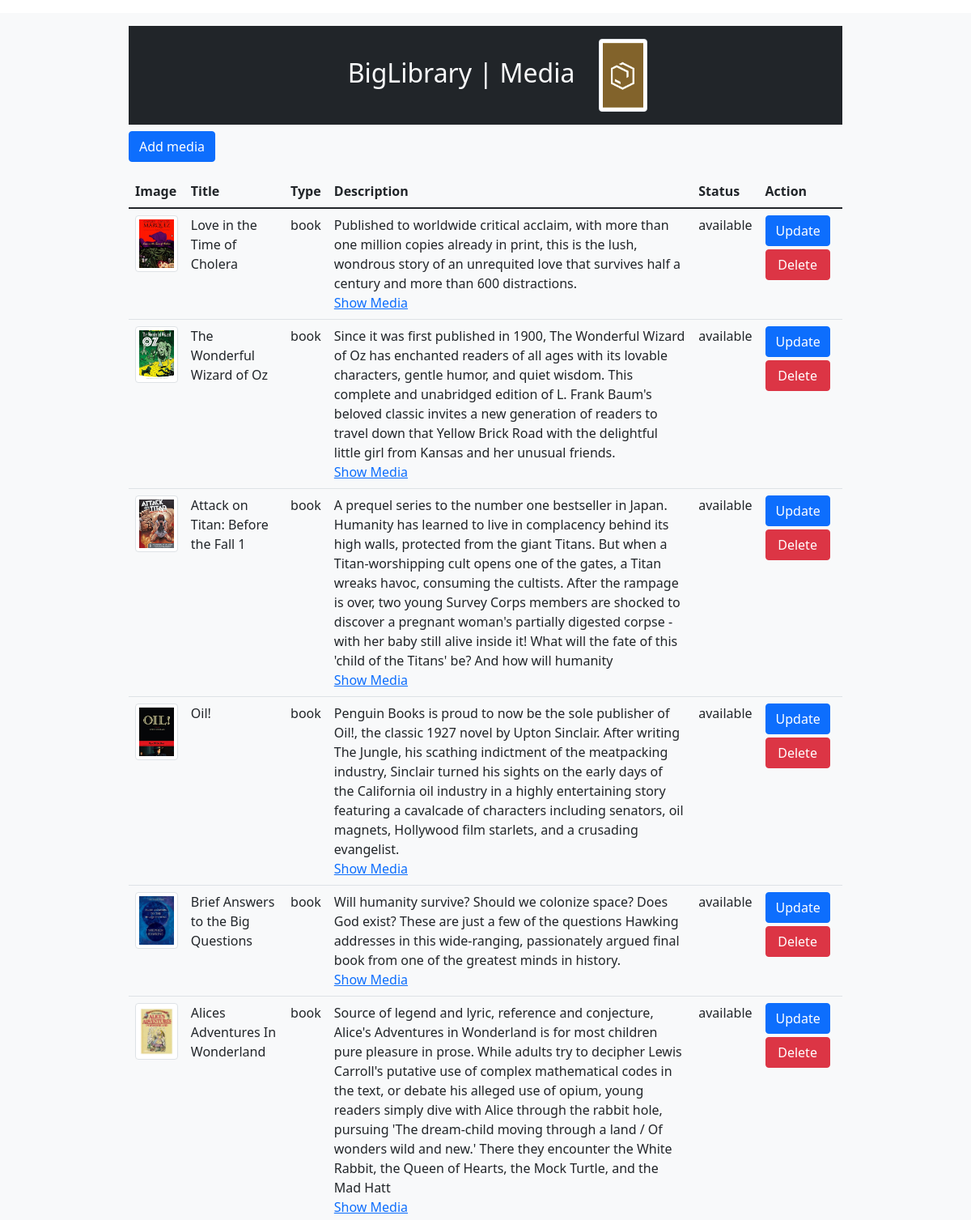
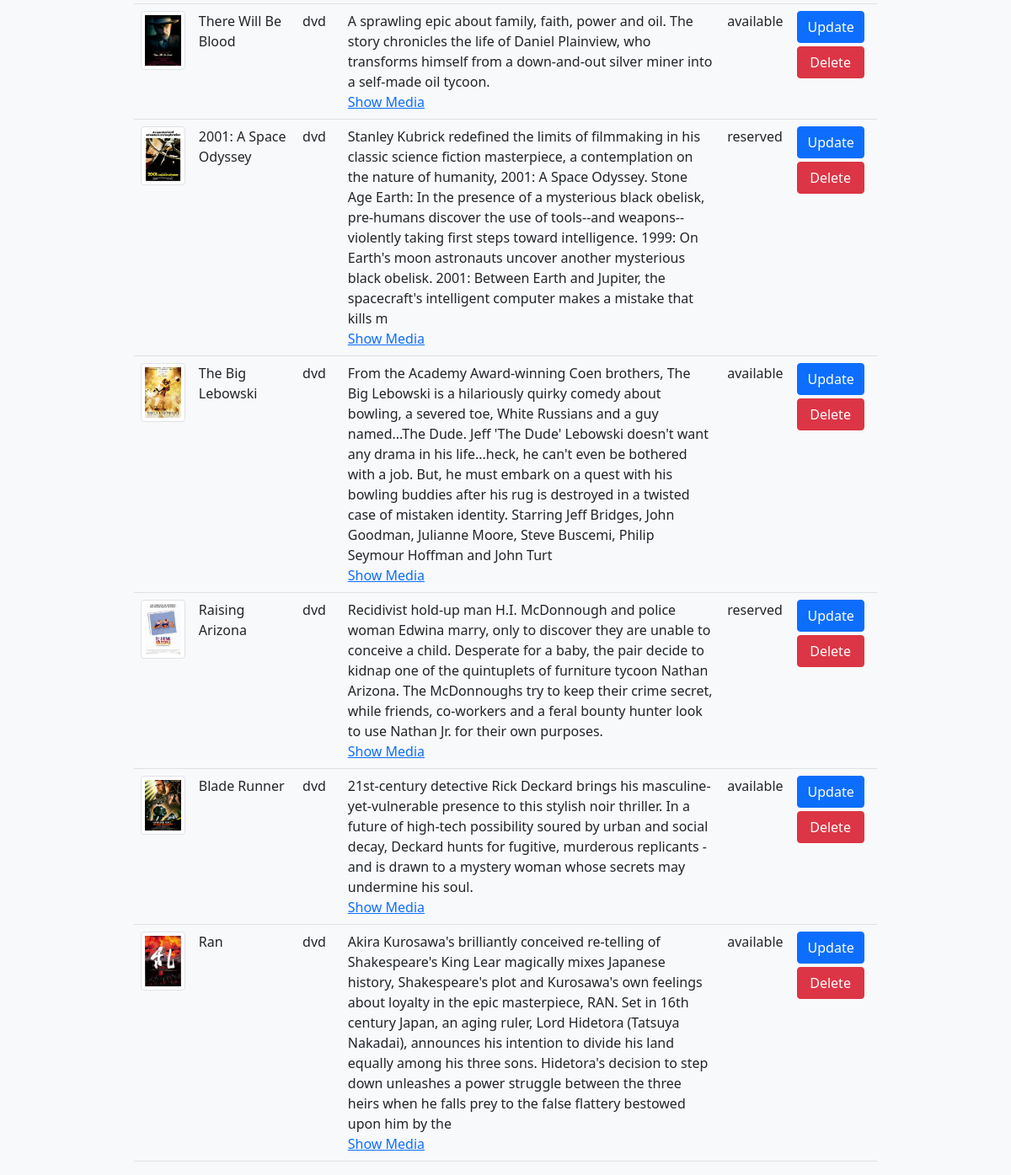
The page / on the database its author committed (2 pictures, top to bottom).
### tables this page shows
CREATE TABLE `media` (
  `id` int(11) NOT NULL,
  `title` varchar(100) NOT NULL,
  `image` varchar(250) DEFAULT NULL,
  `isbn` bigint(13) DEFAULT NULL,
  `type` varchar(50) NOT NULL,
  `description` varchar(500) DEFAULT NULL,
  `author_fname` varchar(50) DEFAULT NULL,
  `author_lname` varchar(50) DEFAULT NULL,
  `publisher` varchar(50) DEFAULT NULL,
  `publisher_city` varchar(50) DEFAULT NULL,
  `publish_date` date DEFAULT NULL,
  `status` varchar(30) NOT NULL
);

### index.php (the view, shortened to what this page needs)
<?php require_once 'actions/db_connect.php';
$sql = 'SELECT * FROM media';
$result = mysqli_query($connect, $sql);
$tbody = "";
if (mysqli_num_rows($result) > 0) {
    while ($row = mysqli_fetch_assoc($result)) {
        $tbody .= "<tr>
            <td><img class='img-thumbnail' style='height:150px' src='images/" . $row['image'] . "'</td>
            <td>" . $row['title'] . "</td>
            <td>" . $row['type'] . "</td>
            <td>" . $row['description'] . "<br><a href='details.php?id=" . $row['id'] . "'>Show Media</a></td>
            <td>" . $row['status'] . "</td>
            <td><a href='update.php?id=" . $row['id'] . "'><button class='btn btn-primary' type='button'>Update</button></a>
            <a href='delete.php?id=" . $row['id'] . "'><button class='btn btn-danger mt-1' type='button'>Delete</button></a></td>
            </tr>";
    }
} else {
    $tbody = "<tr><td colspan='4' class='text-center'>No Data Available</td></tr>";
}
?>
<!DOCTYPE html>
<html lang="en">
<head>
    <?php require_once 'components/boot.php'; ?>
</head>
<body>
    <div class="container-fluid bg-light mx-auto">
        <fieldset class="w-75 mt-3 mx-auto">
            <legend class='h2 bg-dark text-light text-center p-3 mt-3'>BigLibrary | Media<img class='img-thumbnail rounded' src='images/media.png'></legend>
            <div class="mb-3">
                <a href="create.php"><button class='btn btn-primary' type="button">Add media</button></a>
            </div>
            <table class='table table-hover'>
                <thead class='table'>
                    <tr>
                        <th>Image</th>
                        <th>Title</th>
                        <th>Type</th>
                        <th>Description</th>
                        <th>Status</th>
                        <th>Action</th>
                </thead>
                <tbody>
                    <?php echo $tbody ?>
                </tbody>
            </table>
        </fieldset>
    </div>
</body>
</html>

### components/boot.php (shortened to what this page needs)
<link href="https://cdn.jsdelivr.net/npm/bootstrap@5.1.3/dist/css/bootstrap.min.css" rel="stylesheet">

### index.php (style rules this page uses)
td button { width: 80px; }
.img-thumbnail { width: 70px !important; height: 70px !important; object-fit: cover; }
legend .img-thumbnail { width: 60px !important; height: 90px !important; object-fit: cover; position: relative; left: 30px; }

### rows shown on the page
media: image (picture), title "Love in the Time of Cholera", type "book", description "Published to worldwide critical acclaim, with more than one million copies already in print, this is the lush, wondrous story of an unrequited love that survives half a century and more than 600 distractions.", status "available"
media: image (picture), title "The Wonderful Wizard of Oz", type "book", description "Since it was first published in 1900, The Wonderful Wizard of Oz has enchanted readers of all ages with its lovable characters, gentle humor, and quiet wisdom. This complete and unabridged edition of L. Frank Baum's beloved classic invites a new generation of readers to travel down that Yellow Brick Road with the delightful little girl from Kansas and her unusual friends.", status "available"
media: image (picture), title "Attack on Titan: Before the Fall 1", type "book", description "A prequel series to the number one bestseller in Japan. Humanity has learned to live in complacency behind its high walls, protected from the giant Titans. But when a Titan-worshipping cult opens one of the gates, a Titan wreaks havoc, consuming the cultists. After the rampage is over, two young Survey Corps members are shocked to discover a pregnant woman's partially digested corpse - with her baby still alive inside it! What will the fate of this 'child of the Titans' be? And how will humanity", status "available"
media: image (picture), title "Oil!", type "book", description "Penguin Books is proud to now be the sole publisher of Oil!, the classic 1927 novel by Upton Sinclair. After writing The Jungle, his scathing indictment of the meatpacking industry, Sinclair turned his sights on the early days of the California oil industry in a highly entertaining story featuring a cavalcade of characters including senators, oil magnets, Hollywood film starlets, and a crusading evangelist.", status "available"
media: image (picture), title "Brief Answers to the Big Questions", type "book", description "Will humanity survive? Should we colonize space? Does God exist? These are just a few of the questions Hawking addresses in this wide-ranging, passionately argued final book from one of the greatest minds in history.", status "available"
media: image (picture), title "Alices Adventures In Wonderland", type "book", description "Source of legend and lyric, reference and conjecture, Alice's Adventures in Wonderland is for most children pure pleasure in prose. While adults try to decipher Lewis Carroll's putative use of complex mathematical codes in the text, or debate his alleged use of opium, young readers simply dive with Alice through the rabbit hole, pursuing 'The dream-child moving through a land / Of wonders wild and new.' There they encounter the White Rabbit, the Queen of Hearts, the Mock Turtle, and the Mad Hatt", status "available"
media: image (picture), title "There Will Be Blood", type "dvd", description "A sprawling epic about family, faith, power and oil. The story chronicles the life of Daniel Plainview, who transforms himself from a down-and-out silver miner into a self-made oil tycoon.", status "available"
media: image (picture), title "2001: A Space Odyssey", type "dvd", description "Stanley Kubrick redefined the limits of filmmaking in his classic science fiction masterpiece, a contemplation on the nature of humanity, 2001: A Space Odyssey. Stone Age Earth: In the presence of a mysterious black obelisk, pre-humans discover the use of tools--and weapons--violently taking first steps toward intelligence. 1999: On Earth's moon astronauts uncover another mysterious black obelisk. 2001: Between Earth and Jupiter, the spacecraft's intelligent computer makes a mistake that kills m", status "reserved"
media: image (picture), title "The Big Lebowski", type "dvd", description "From the Academy Award-winning Coen brothers, The Big Lebowski is a hilariously quirky comedy about bowling, a severed toe, White Russians and a guy named...The Dude. Jeff 'The Dude' Lebowski doesn't want any drama in his life...heck, he can't even be bothered with a job. But, he must embark on a quest with his bowling buddies after his rug is destroyed in a twisted case of mistaken identity. Starring Jeff Bridges, John Goodman, Julianne Moore, Steve Buscemi, Philip Seymour Hoffman and John Turt", status "available"
media: image (picture), title "Raising Arizona", type "dvd", description "Recidivist hold-up man H.I. McDonnough and police woman Edwina marry, only to discover they are unable to conceive a child. Desperate for a baby, the pair decide to kidnap one of the quintuplets of furniture tycoon Nathan Arizona. The McDonnoughs try to keep their crime secret, while friends, co-workers and a feral bounty hunter look to use Nathan Jr. for their own purposes.", status "reserved"
media: image (picture), title "Blade Runner", type "dvd", description "21st-century detective Rick Deckard brings his masculine-yet-vulnerable presence to this stylish noir thriller. In a future of high-tech possibility soured by urban and social decay, Deckard hunts for fugitive, murderous replicants - and is drawn to a mystery woman whose secrets may undermine his soul.", status "available"
media: image (picture), title "Ran", type "dvd", description "Akira Kurosawa's brilliantly conceived re-telling of Shakespeare's King Lear magically mixes Japanese history, Shakespeare's plot and Kurosawa's own feelings about loyalty in the epic masterpiece, RAN. Set in 16th century Japan, an aging ruler, Lord Hidetora (Tatsuya Nakadai), announces his intention to divide his land equally among his three sons. Hidetora's decision to step down unleashes a power struggle between the three heirs when he falls prey to the false flattery bestowed upon him by the", status "available"
